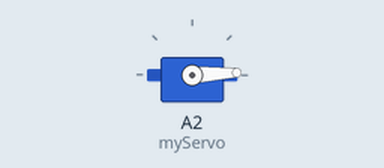
This sketch was run on a simulated Arduino Uno, built with avr-gcc and run on an emulated ATmega328P. Shown: servo.

Above: at 0.05 s.
At 1.3 s:
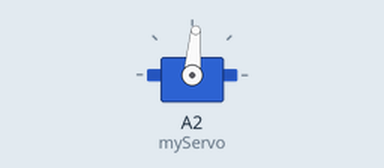
At 2.6 s:
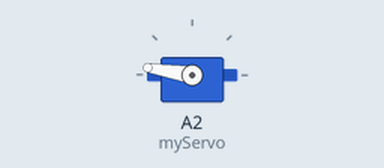
At 5.2 s:
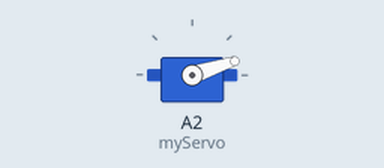
Timing chart, 0 to 7.1 s (numbered marks = the images above):
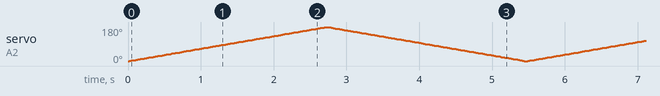

The sketch:

servoTest.ino
```cpp
#include <Servo.h>

Servo myServo;
int servoPosition = 0;

void setup() {
  myServo.attach(A2);
}

void loop() {
  for (servoPosition; servoPosition<=180; servoPosition++) {
    myServo.write(servoPosition);
    delay(15);
  }
  for (servoPosition=180; servoPosition>=0; servoPosition--) {
    myServo.write(servoPosition);
    delay(15);
  }
}
```
